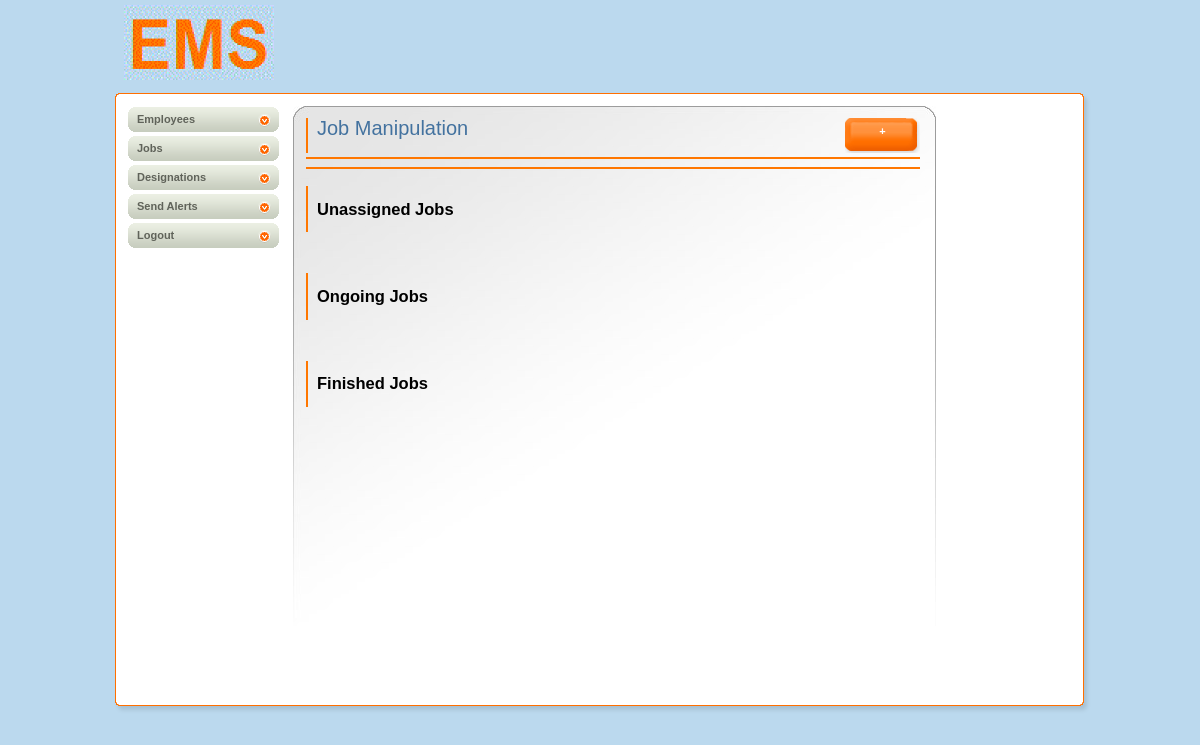
Before: /jobs.php with the older database file.
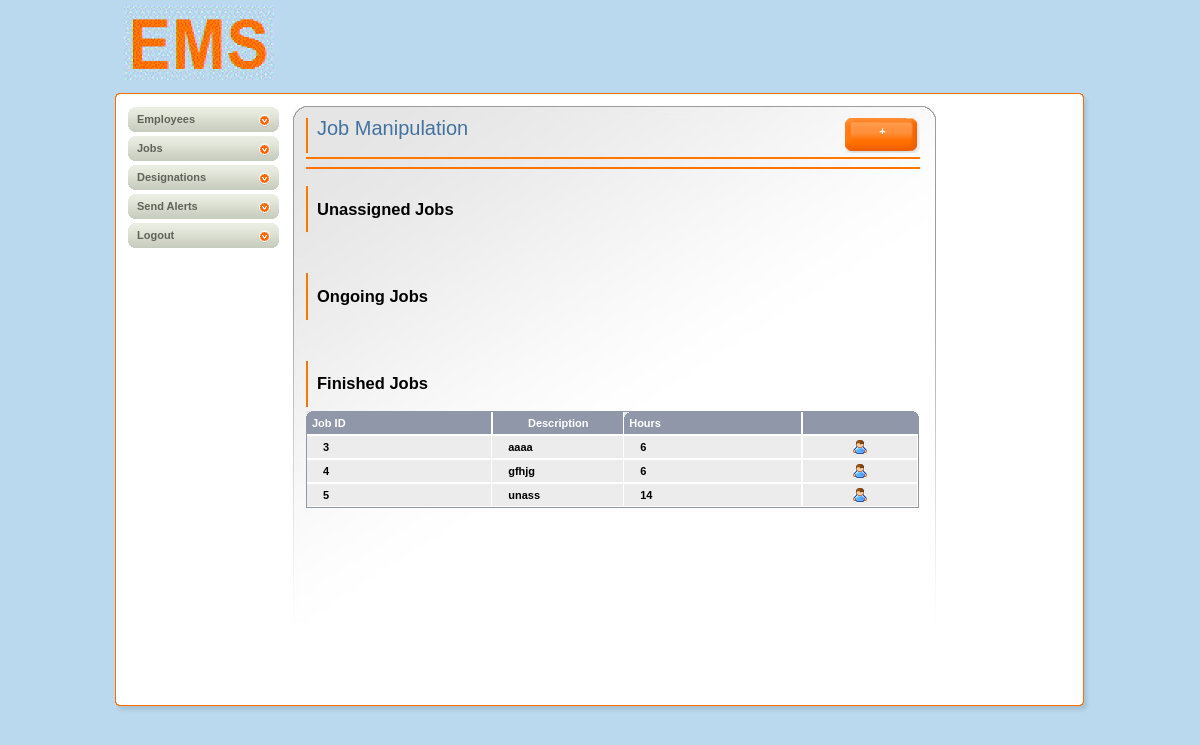
After: the same page with the newer database file.
### tables this page shows
CREATE TABLE `job` (
  `id` int(11) NOT NULL,
  `description` varchar(50) NOT NULL,
  `hours` int(11) NOT NULL,
  `status` varchar(50) NOT NULL DEFAULT 'To Assign',
  `remarks` varchar(50) DEFAULT NULL
);

### jobs.php (the view, shortened to what this page needs)
<!DOCTYPE html PUBLIC "-//W3C//DTD XHTML 1.0 Transitional//EN" "http://www.w3.org/TR/xhtml1/DTD/xhtml1-transitional.dtd">
<html>
    <head>
    </head>
    <body>
        <div id="main">
            <div id="header">
                <a href="index.html" class="logo"><img src="img/logo.gif" width="150" height="75" alt=""/></a>
            </div>
            <div id="middle">
                <div id="left-column">
                    <a href="manager_dashboard.php" class="link">Employees</a>
                    <a href="jobs.php" class="link">Jobs</a>
                    <a href="designation.php" class="link">Designations</a>
                    <a href="send_alerts.php" class="link">Send Alerts</a>
                    <a href="index.php" class="link">Logout</a>
                </div>
                <div id="center-column">
                    <div class="top-bar">
                        <a href="job_addition.php" class="button">+</a>
                        <h1>Job Manipulation</h1>
                    </div><br/>
                    <div class="select-bar">
                    </div>
                    <div class="top-bar">
                        <h2>Unassigned Jobs</h2>
                    </div><br/>
                    <div class="top-bar">
                        <h2>Ongoing Jobs</h2>
                    </div><br/>
                    <div class="top-bar">
                        <h2>Finished Jobs</h2>
                    </div><br/>
                    <div class="table">
                        <?php
                        include_once 'config.php';
                        $sql = "SELECT job.id, `description`, `hours` FROM `job` where status='OK'";
                        $result = $con->query($sql);
                        $count = mysqli_num_rows($result);
                        if ($count != 0) {
                            echo '
<img src="img/bg-th-left.gif" width="8" height="7" alt="" class="left"/>
                        <img src="img/bg-th-right.gif" width="7" height="7" alt="" class="right"/>
                        <table class="listing" cellpadding="0" cellspacing="0">
<tr>
                                <th class="first">Job ID</th>
                                <th  width="120">Description</th>
                                <th class="first">Hours</th>
                                <th class="last"></th>
                            </tr>';
                            while ($row = mysqli_fetch_assoc($result)) {
                                echo ' <tr class="bg">
                                    <td class="first style2">' . $row['id'] . '</td>
                                 <td class="first style2">' . $row['description'] . '</td>
                                     <td class="first style2">' . $row['hours'] . '</td>
                                <td><a href="job_view.php?id=' . $row['id'] . '"><img src="img/login-icon.gif" width="16" height="16" alt="login"/></a></td>
                            </tr>';
                            }
                        }
                        ?>
                        </table>
                    </div>
                </div>
            </div>
            <div id="footer"></div>
        </div>
    </body>
</html>

Changed rows visible on the page:
added job: id "3", description "aaaa", hours "6"
added job: id "4", description "gfhjg", hours "6"
added job: id "5", description "unass", hours "14"
Other visible differences:
text now shown: "Job ID Description Hours"
